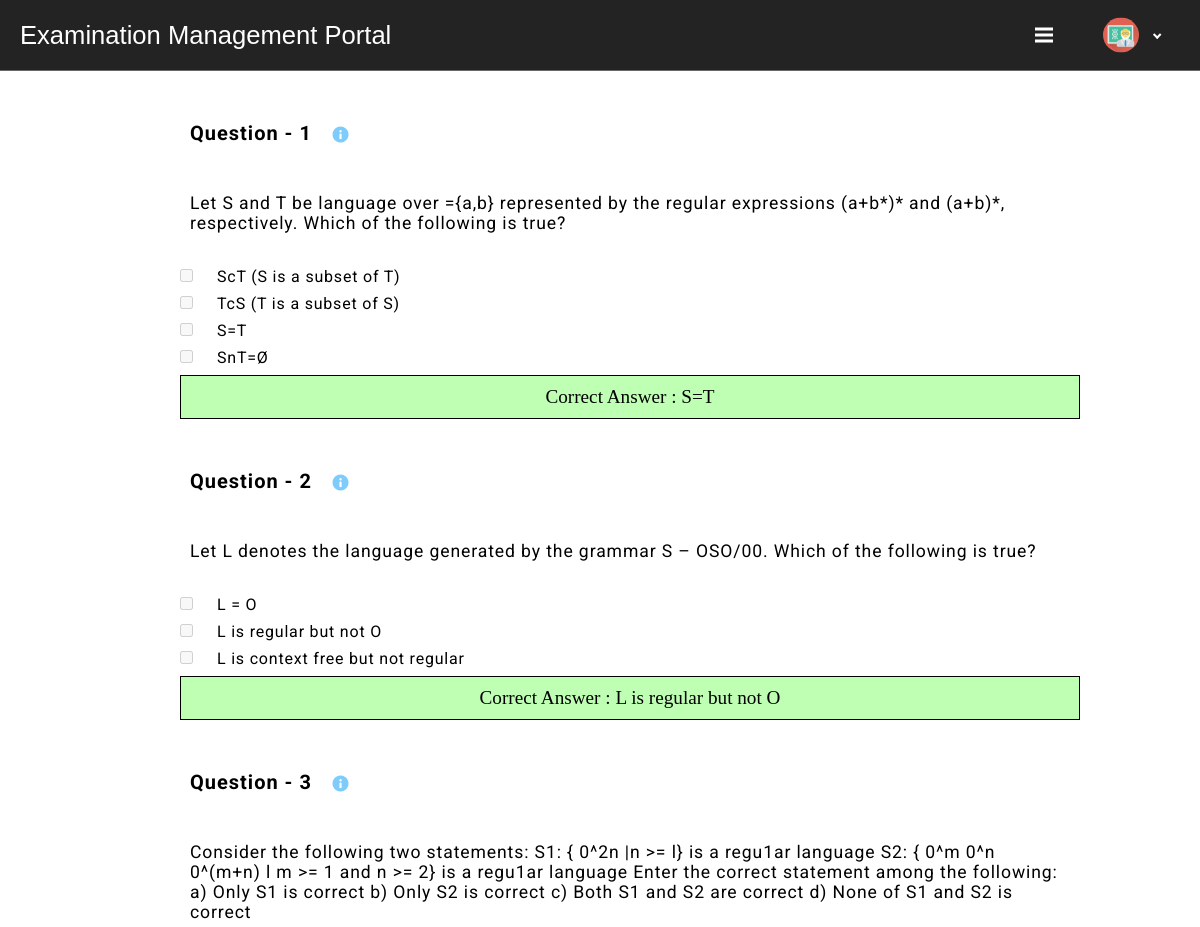
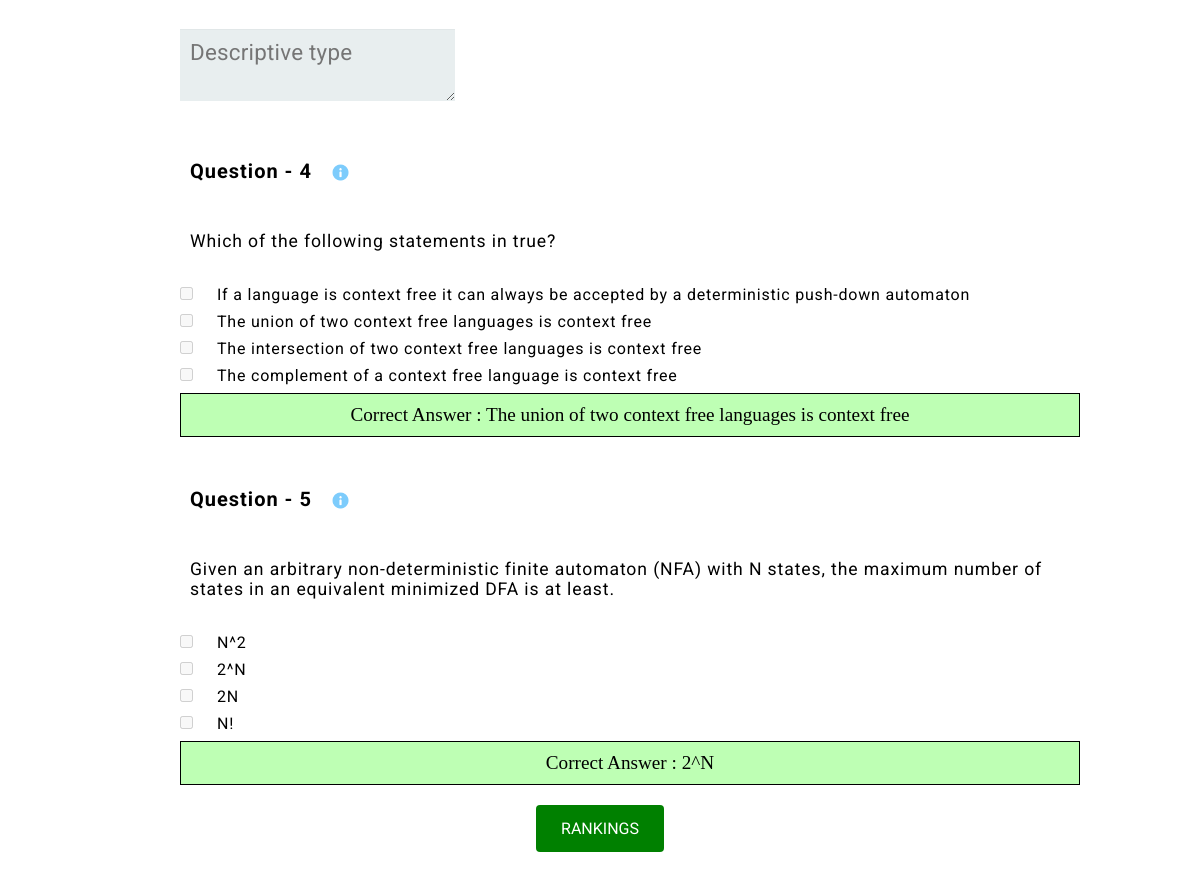
Screenshot of /testv.php?quiz_id=608278288deeb (signed in) with the database file from the repository (2 pictures, top to bottom).
### tables this page shows
CREATE TABLE `question` (
  `question_id` text NOT NULL,
  `text` text NOT NULL,
  `quiz_id` text NOT NULL,
  `type` tinyint(1) NOT NULL,
  `pmarks` int(11) NOT NULL,
  `nmarks` int(11) NOT NULL
);

CREATE TABLE `question_option` (
  `option_id` text NOT NULL,
  `text` text NOT NULL,
  `is_correct` tinyint(1) NOT NULL,
  `question_id` text NOT NULL
);

### testv.php (the view, shortened to what this page needs)
<!DOCTYPE html>
<html>
<head>
	<link rel="stylesheet" type="text/css" href="z-style1.css" />
	<link rel="stylesheet" href="https://use.typekit.net/wur3dcn.css">
  <link rel="stylesheet" type="text/css" href="z-style.css" />
</head>
  <?php
include_once 'db.php';
?>
  <body class="current-page" id="tests">
  <div id="navbar">
    <p id="navbar-simp">Examination Management Portal</p>
    <div id="navbar-profile">
      <p id="navbar-arrow"><i id="navbar-arrow-control"></i></p>
      <img src="stock/teacher.jpg" id="navbar-dp">
    </div>
    <div id="navbar-menubut">
        <div class="bar1"></div>
        <div class="bar2"></div>
        <div class="bar3"></div>
    </div>
  </div>
		<?php
		$store_id = $_GET['quiz_id'];
		$today = date("Y-m-d H:i:s");
		$time_q = "SELECT start_time , end_time FROM quiz WHERE quiz_id='".$store_id."'";
		$time_res = mysqli_query($con , $time_q);
		$time_fin = mysqli_fetch_assoc($time_res);
		$end_date = $time_fin['end_time'];
		if($today > $end_date ){$time = 0;}
		$qres=mysqli_query($con, ("SELECT text,pmarks,nmarks, question_id,type FROM question WHERE quiz_id='".$store_id."'" ));
		$i1=1;
		while($q=mysqli_fetch_assoc($qres)):
		$cares=mysqli_query($con, ("SELECT text FROM question_option WHERE question_id='".$q['question_id']."' AND is_correct='1'"));
		?>
		<form method="post">
		<div id="test-div"></div>
			<div class="trailtest1-heads">
					<p class="trailtest1-nos">
						Question - <?php echo $i1?>
					</p>
					<div class="tooltip"><img style="margin-top: 15px;margin-left: 10px; height: 17px; width:17px;" src="stock/info.jpg">
				</div>
				<br><br><br>
				<div class="trailtest1-bodys"><p class="trailtest1-bodys-texts">
						<?php echo $q['text'] ?>
				</p></div>
					<?php
							$opres=mysqli_query($con,("SELECT option_id, text FROM question_option WHERE question_id='".$q['question_id']."'"));
							if($q['type']==0):
							while($op=mysqli_fetch_assoc($opres)) :
					?>
							<div class="trailtest1-anss-ops">
								<input type="checkbox" disabled="disabled">
		  						<p class="trailtest1-anss-ops-texts"><?php echo $op['text']?></p>
		  				</div>
					<?php
							endwhile;
							endif;
							if($q['type']==1):
					?>
						<div class="trailtest1-anss-ops" >
							<textarea id="descriptive-box"placeholder="Descriptive type"></textarea>
						</div>
					<?php
						endif;
						if($q['type']==0):
					?>
						<div class="correct_answer">
													<p>Correct Answer :
														<?php
															while($corans=mysqli_fetch_assoc($cares)){
																echo $corans['text'];
															}
														?>
													</p>
											</div>
					<?php   endif;
									++$i1;
									endwhile;
									if($time==0){
$qid=$_GET['quiz_id'];
    $result3 =mysqli_query($con,"SELECT * FROM student_response_des where quiz_id = '$qid' and is_corrected=0")or die('Error');
    if(!mysqli_num_rows($result3)){
    echo'<div id="rank-space"><a id="trailtest1-sub1" href="teacher.php?q=7&qid='.$_GET['quiz_id'].'">RANKINGS</a></div>';
        }
        else{
          echo'<div id="rank-space"><a id="trailtest1-sub1" href="teacher.php?q=6&quiz_id='.$_GET['quiz_id'].'">AWARD MARKS</a></div>';
        }
    }
					echo'</form>';
	?>
	<br/>
<br/><br/>
</body>
</html>

### z-style1.css (style rules this page uses)
html { scroll-behavior: smooth; }
body { overflow-y: scroll; }
* { margin: 0; padding: 0; border: 0; }
#navbar { width: 100%; height: 70px; background-color: #232323; position: relative; z-index: 30; border-bottom: solid #696969; border-width: 1px; }
#navbar-logo, #navbar-simp { float: left; cursor: pointer; top: 50%; -ms-transform: translateY(-50%); transform: translateY(-50%); position: relative; }
#navbar-simp { margin-left: 20px; color: #FFFFFF; font-family: satisfy,sans-serif; font-weight: 400; font-style: normal; font-size: 1.6em; }
#navbar-profile { height: 100%; float: right; margin-right: 25px; }
#navbar-profile * { float: right; position: relative; top: 50%; -ms-transform: translateY(-50%); transform: translateY(-50%); position: relative; }
#navbar-dp { height: 36px; margin-right: 15px; margin-left: 15px; border-radius: 50%; }
#navbar-arrow { margin-right: 15px; }
#navbar-arrow-control { border: solid #FFFFFF; border-width: 0 2.5px 2.5px 0; padding: 2.2px; transform: rotate(45deg); -webkit-transform: rotate(45deg); }
#navbar-menubut, #navbar-menubut-2 { display: inline-block; cursor: pointer; float: right; display: none; margin-right: 35px; top: 50%; -ms-transform: translateY(-50%); transform: translateY(-50%); position: relative; }
.bar1, .bar2, .bar3 { width: 18px; height: 3px; background-color: #FFFFFF; margin: 3px 0; transition: 0.3s; }
#test-div { height: 1000px; width: 100%; background-color: #FFFFFF; }
.trailtest1-nos, .trailtest1-buts-texts, .trailtest1-buts2-texts, .trailtest1-bodys-texts { text-align: left; font-family: Arial; font-weight: 400; font-style: normal; font-size: 1.4em; letter-spacing: 0.01em; }
.trailtest1-bodys-texts { font-weight: bold; margin-bottom:2%; margin-left:15%; margin-right:10%; text-align: left; }
.trailtest1-nos { display: inline; font-size: 1.6em; font-weight: 700; margin-left:15%; }
.trailtest1-bodys { display: inline; }
.trailtest1-anss-ops { margin: 25px; margin-left:20%; margin-right:14%; font-family: roboto, sans-serif; font-weight: 400; font-style: normal; }
.trailtest1-anss-ops-texts { font-family: roboto; font-weight: 400; font-style: normal; letter-spacing: 0.01em; font-size: 1.4em; display:inline; margin-left:10px; }
#descriptive-box { background: rgba(255, 255, 255, 0.1); background-color: #e8eeef; box-shadow: 0 1px 0 rgb(0 0 0 / 3%) inset; display: block; font-family:roboto; letter-spacing:0.01em; padding:10px; font-size: 1.4em; }
#trailtest1-sub1 { background-color: green; font-family:roboto; color: white; padding: 14px 25px; text-align: center; text-decoration: none; display: inline-block; border-radius:4px; margin-top:20px; }
#rank-space { text-align:center; }
.correct_answer { font-size:1.2em; border: solid 1px; text-align: center; background-color: #beffb4; margin-left:15%; margin-right:10%; padding: 10px; }
@media screen and (max-width: 1200px) { #navbar-menubut { display: inline; } }
.tooltip { position: relative; display: inline; }

### rows the page displays
question: text "Let S and T be language over ={a,b} represented by the regular expressions (a+b*)* and (a+b)*, respectively. Which of the following is true?"
question_option: text "ScT (S is a subset of T)"
question_option: text "TcS (T is a subset of S)"
question_option: text "S=T"
question_option: text "SnT=Ø"
question: text "Let L denotes the language generated by the grammar S – OSO/00. Which of the following is true?"
question_option: text "L = O"
question_option: text "L is regular but not O"
question_option: text "L is context free but not regular"
question: text "Consider the following two statements: S1: { 0^2n |n >= l} is a regu1ar language S2: { 0^m 0^n 0^(m+n) l m >= 1 and n >= 2} is a regu1ar language Enter the correct statement among the following: a) Only S1 is correct b) Only S2 is correct c) Both S1 and S2 are correct d) None of S1 and S2 is correct"
question: text "Which of the following statements in true?"
question_option: text "If a language is context free it can always be accepted by a deterministic push-down automaton"
question_option: text "The union of two context free languages is context free"
question_option: text "The intersection of two context free languages is context free"
question_option: text "The complement of a context free language is context free"
question: text "Given an arbitrary non-deterministic finite automaton (NFA) with N states, the maximum number of states in an equivalent minimized DFA is at least."
question_option: text "N^2"
question_option: text "2^N"
question_option: text "2N"
question_option: text "N!"
